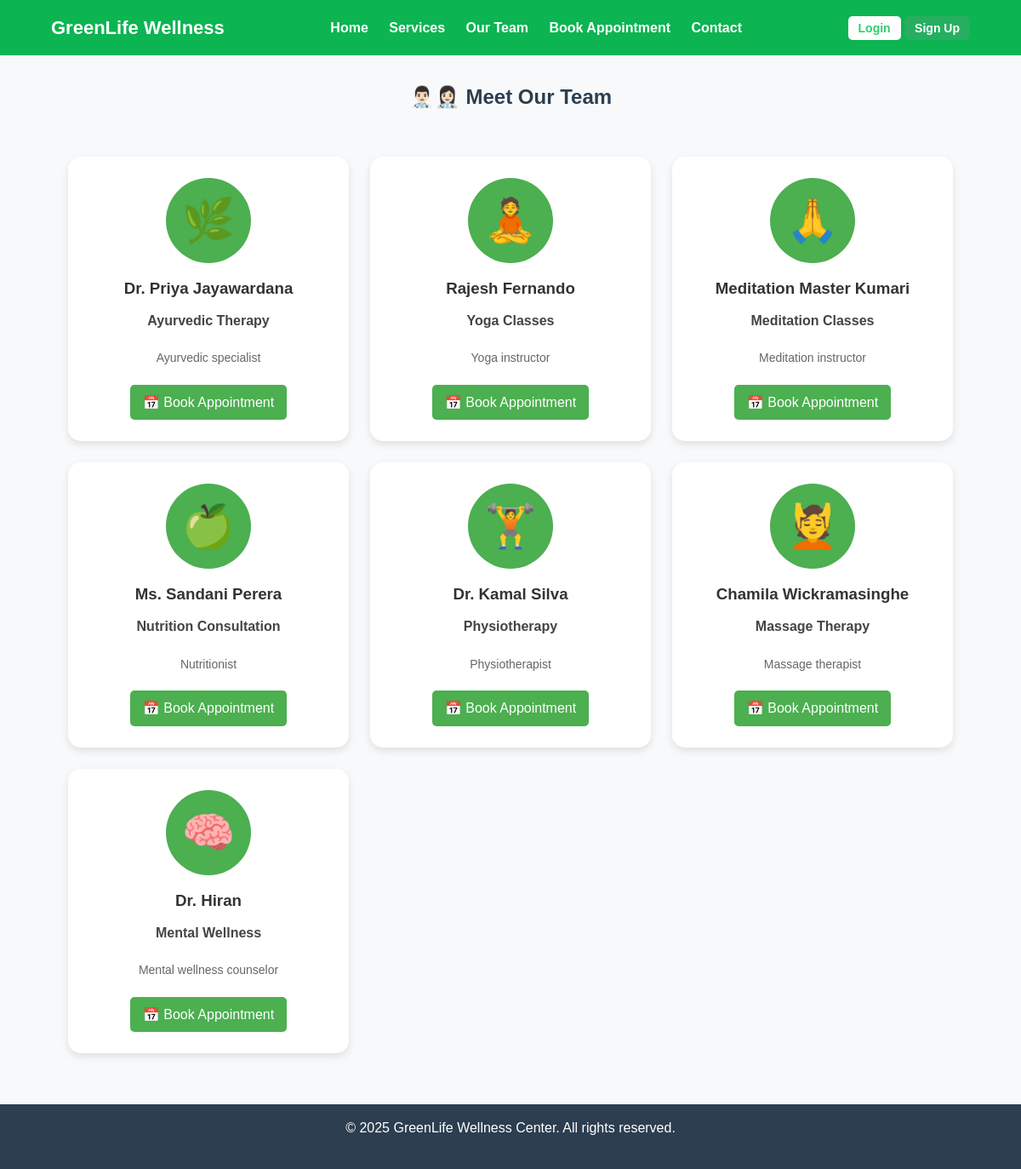
The app's page /team.php with its own data.
### tables this page shows
CREATE TABLE doctors (
  id INT AUTO_INCREMENT PRIMARY KEY,
  name VARCHAR(150) NOT NULL,
  service_id INT NOT NULL,
  bio TEXT,
  user_id INT NULL,
  FOREIGN KEY (service_id) REFERENCES services(id) ON DELETE CASCADE,
  FOREIGN KEY (user_id) REFERENCES users(id) ON DELETE SET NULL
);

CREATE TABLE services (
  id INT AUTO_INCREMENT PRIMARY KEY,
  name VARCHAR(100) NOT NULL,
  description TEXT,
  price VARCHAR(100),
  is_group TINYINT(1) DEFAULT 0
);

### team.php (the view)
<link rel="stylesheet" href="style.css">
<?php
require 'header.php';
require 'db.php';
$stmt = $pdo->query("
    SELECT d.id, d.name AS doctor_name, d.bio, d.service_id, s.name AS service_name
    FROM doctors d
    JOIN services s ON d.service_id = s.id
    ORDER BY s.id
");
$doctors = $stmt->fetchAll(PDO::FETCH_ASSOC);
?>
<h2 style="text-align:center; margin:30px 0;">👨🏻‍⚕️👩🏻‍⚕️ Meet Our Team</h2>
<div style="display:grid; grid-template-columns:repeat(auto-fit, minmax(280px,1fr)); gap:25px; padding:20px;">
  <?php foreach ($doctors as $doc): ?>
    <div style="background:#fff; border-radius:15px; padding:25px; box-shadow:0 4px 10px rgba(0,0,0,0.1); text-align:center;">
           <div style="width:100px; height:100px; border-radius:50%; background:#4CAF50; display:flex; align-items:center; justify-content:center; margin:0 auto 15px auto;">
        <?php if (strpos(strtolower($doc['service_name']), 'yoga') !== false): ?>
          <span style="font-size:50px; color:#fff;">🧘</span>
        <?php elseif (strpos(strtolower($doc['service_name']), 'meditation') !== false): ?>
          <span style="font-size:50px; color:#fff;">🙏</span>
        <?php elseif (strpos(strtolower($doc['service_name']), 'massage') !== false): ?>
          <span style="font-size:50px; color:#fff;">💆</span>
        <?php elseif (strpos(strtolower($doc['service_name']), 'nutrition') !== false): ?>
          <span style="font-size:50px; color:#fff;">🍏</span>
        <?php elseif (strpos(strtolower($doc['service_name']), 'physio') !== false): ?>
          <span style="font-size:50px; color:#fff;">🏋️</span>
        <?php elseif (strpos(strtolower($doc['service_name']), 'mental') !== false): ?>
          <span style="font-size:50px; color:#fff;">🧠</span>
        <?php else: ?>
          <span style="font-size:50px; color:#fff;">🌿</span>
        <?php endif; ?>
       </div>
      <h3 style="margin:10px 0;"><?= htmlspecialchars($doc['doctor_name']) ?></h3>
      <p style="font-weight:bold; color:#444;"><?= htmlspecialchars($doc['service_name']) ?></p>
      <p style="font-size:14px; color:#666; margin:10px 0;"><?= nl2br(htmlspecialchars($doc['bio'])) ?></p>
      <a href="book.php?service_id=<?= $doc['service_id'] ?>"
         style="display:inline-block; margin-top:10px; padding:8px 15px; background:#4CAF50; color:#fff; text-decoration:none; border-radius:5px;">
        📅 Book Appointment
      </a>
    </div>
  <?php endforeach; ?>
</div>
<?php require 'footer.php'; ?>

### style.css (style rules this page uses)
* { margin: 0; padding: 0; box-sizing: border-box; }
body { font-family: Arial, sans-serif; background-color: #f9f9f9; color: #333; line-height: 1.6; }
h2 { text-align: center; margin: 20px 0; color: #2c3e50; }
p { text-align: center; margin-bottom: 20px; }
body { font-family: Arial, sans-serif; background: #f8f9fa; margin: 0; padding: 0; }

### records on screen
doctors: name "Dr. Priya Jayawardana", service.name "Ayurvedic Therapy", bio "Ayurvedic specialist"
doctors: name "Rajesh Fernando", service.name "Yoga Classes", bio "Yoga instructor"
doctors: name "Meditation Master Kumari", service.name "Meditation Classes", bio "Meditation instructor"
doctors: name "Ms. Sandani Perera", service.name "Nutrition Consultation", bio "Nutritionist"
doctors: name "Dr. Kamal Silva", service.name "Physiotherapy", bio "Physiotherapist"
doctors: name "Chamila Wickramasinghe", service.name "Massage Therapy", bio "Massage therapist"
doctors: name "Dr. Hiran", service.name "Mental Wellness", bio "Mental wellness counselor"
